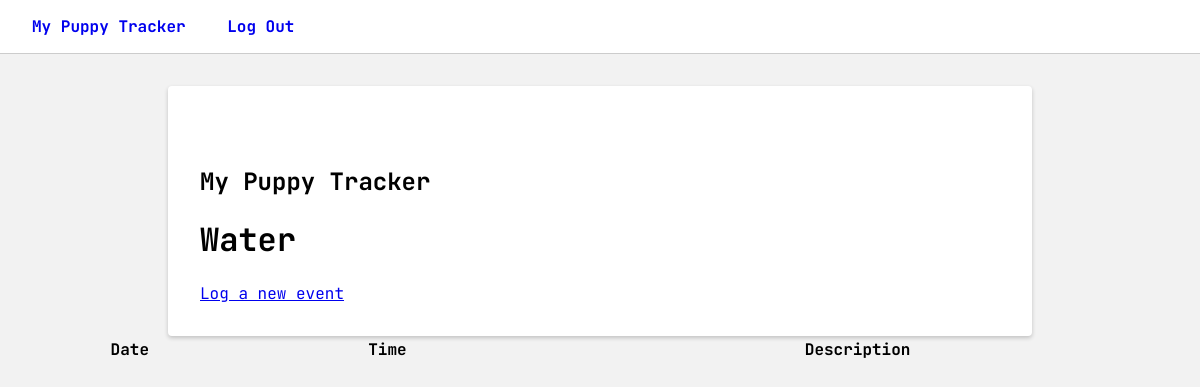
The page /records/category/Water/ (signed in) on the database as committed earlier.
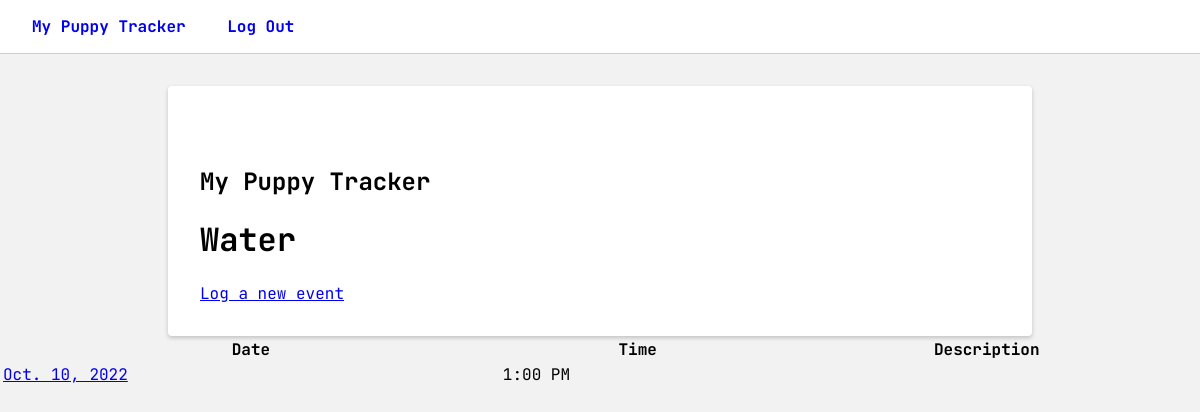
The same page on the database as committed later.
### records/models.py (models this page shows, shortened)
class Category(models.Model):
    name = models.CharField(max_length = 100)

class Log(models.Model):
    date = models.DateField(auto_now_add=False)
    time = models.TimeField(auto_now_add=False, null=True, blank=True)
    description = models.TextField(null=True, blank=True)
    category = models.ForeignKey(
        Category,
        related_name="logs",
        on_delete=models.CASCADE
    )

### records/views.py (the view)
# urls.py: path("category/<str:category_name>/", category_details, name="category_details"),
@login_required
def category_details(request, category_name):
    category_name = category_name.capitalize()
    category = get_object_or_404(Category, name=category_name)
    context = {"category": category}
    return render(request, "records/detail.html", context)

### records/templates/records/detail.html
{% extends 'base.html' %}
{% load static %}
{% block content %}
    <main>
        <div class="log-detail">
            <h2>
                My Puppy Tracker
            </h2>
            <h1>
                {{ category.name }}
            </h1>
            <a href="{% url 'log_event' category.name %}">Log a new event</a>
        </div>
        <div>
            <table>
                <thead>
                    <tr>
                        <th>Date</th>
                        <th>Time</th>
                        <th>Description</th>
                    </tr>
                </thead>
                <tbody>
                    {% for log in category.logs.all %}
                    <tr>
                        <td><a href="{% url 'edit_event' log.id %}">{{ log.date|date:"N d, Y" }}</a></td>
                        <td>{{ log.time|time:"g:i A" }}</td>
                        <td>{{ log.description }}</td>
                    </tr>
                    {% endfor %}
                </tbody>
            </table>
        </div>
    </main>
{% endblock content %}

### records/templates/base.html (shortened to what this page needs)
{% load static %}
<!DOCTYPE html>
<html lang="en">
    <head>
        <link rel="stylesheet" href="{% static 'css/records.css' %}">
    </head>
    <body>
        <header>
            <nav>
                <ul>
                    {% if user.is_authenticated %}
                    <li>
                        <a href="{% url 'list_categories' %}">My Puppy Tracker</a>
                    </li>
                    <li>
                        <a href="{% url 'logout' %}">Log Out</a>
                    </li>
                {% endif %}
                </ul>
            </nav>
        </header>
        {% block content %}
        {% endblock content %}
    </body>
</html>

### records/static/css/records.css (style rules this page uses)
body, input, textarea, button, select { font-family: 'JetBrains Mono', monospace; font-size: 16px; margin: 0; padding: 0; }
html, body { background-color: #F2F2F2; }
header nav ul { background-color: white; border-bottom: 1px solid #CCC; box-sizing: border-box; list-style: none; margin-top: 0; margin-bottom: 2em; padding: 0 0 0 1em; }
header nav ul li { display: inline-block; margin: 0 1em; padding: 1em 0 1em 0; }
header nav ul li a { font-weight: bold; text-decoration: none; }
table { width: 100%; }
.log-detail h2 { margin-top: 2em; }
.my-tasks-list, .categories-list, .log-detail { background-color: white; border-radius: 4px; box-shadow: 0 2px 4px rgba(0, 0, 0, 0.2); margin: auto; max-width: 800px; padding: 2em; }

Rows that differ between the two databases and show on the page:
now on this page (row edited): Log: date "Oct. 10, 2022", time "1:00 PM"
